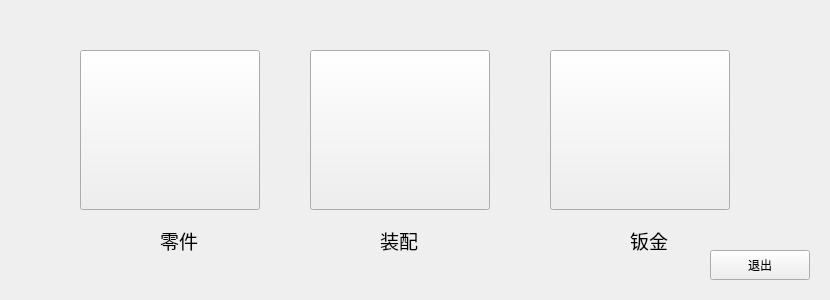
<?xml version="1.0" encoding="UTF-8"?>
<ui version="4.0">
 <class>Form</class>
 <widget class="QWidget" name="Form">
  <property name="geometry">
   <rect>
    <x>0</x>
    <y>0</y>
    <width>830</width>
    <height>300</height>
   </rect>
  </property>
  <property name="windowTitle">
   <string>Form</string>
  </property>
  <widget class="QPushButton" name="pushButton">
   <property name="geometry">
    <rect>
     <x>80</x>
     <y>50</y>
     <width>180</width>
     <height>160</height>
    </rect>
   </property>
   <property name="text">
    <string/>
   </property>
   <property name="icon">
    <iconset>
     <normaloff>../Pic/model-removebg-preview.png</normaloff>../Pic/model-removebg-preview.png</iconset>
   </property>
   <property name="iconSize">
    <size>
     <width>180</width>
     <height>160</height>
    </size>
   </property>
   <property name="autoRepeatDelay">
    <number>301</number>
   </property>
  </widget>
  <widget class="QPushButton" name="pushButton_2">
   <property name="geometry">
    <rect>
     <x>310</x>
     <y>50</y>
     <width>180</width>
     <height>160</height>
    </rect>
   </property>
   <property name="text">
    <string/>
   </property>
   <property name="icon">
    <iconset>
     <normaloff>../Pic/assembly-removebg-preview.png</normaloff>../Pic/assembly-removebg-preview.png</iconset>
   </property>
   <property name="iconSize">
    <size>
     <width>180</width>
     <height>160</height>
    </size>
   </property>
  </widget>
  <widget class="QPushButton" name="pushButton_3">
   <property name="geometry">
    <rect>
     <x>550</x>
     <y>50</y>
     <width>180</width>
     <height>160</height>
    </rect>
   </property>
   <property name="text">
    <string/>
   </property>
   <property name="icon">
    <iconset>
     <normaloff>../Pic/sheet-removebg-preview.png</normaloff>../Pic/sheet-removebg-preview.png</iconset>
   </property>
   <property name="iconSize">
    <size>
     <width>180</width>
     <height>160</height>
    </size>
   </property>
  </widget>
  <widget class="QLabel" name="label">
   <property name="geometry">
    <rect>
     <x>160</x>
     <y>220</y>
     <width>71</width>
     <height>41</height>
    </rect>
   </property>
   <property name="font">
    <font>
     <family>微软雅黑 Light</family>
     <pointsize>14</pointsize>
    </font>
   </property>
   <property name="text">
    <string>零件</string>
   </property>
  </widget>
  <widget class="QLabel" name="label_2">
   <property name="geometry">
    <rect>
     <x>380</x>
     <y>220</y>
     <width>71</width>
     <height>41</height>
    </rect>
   </property>
   <property name="font">
    <font>
     <family>微软雅黑 Light</family>
     <pointsize>14</pointsize>
    </font>
   </property>
   <property name="text">
    <string>装配</string>
   </property>
  </widget>
  <widget class="QLabel" name="label_3">
   <property name="geometry">
    <rect>
     <x>630</x>
     <y>220</y>
     <width>71</width>
     <height>41</height>
    </rect>
   </property>
   <property name="font">
    <font>
     <family>微软雅黑 Light</family>
     <pointsize>14</pointsize>
    </font>
   </property>
   <property name="text">
    <string>钣金</string>
   </property>
  </widget>
  <widget class="QPushButton" name="pushButton_4">
   <property name="geometry">
    <rect>
     <x>710</x>
     <y>250</y>
     <width>100</width>
     <height>30</height>
    </rect>
   </property>
   <property name="text">
    <string>退出</string>
   </property>
   <property name="autoDefault">
    <bool>true</bool>
   </property>
  </widget>
 </widget>
 <resources/>
 <connections/>
</ui>
